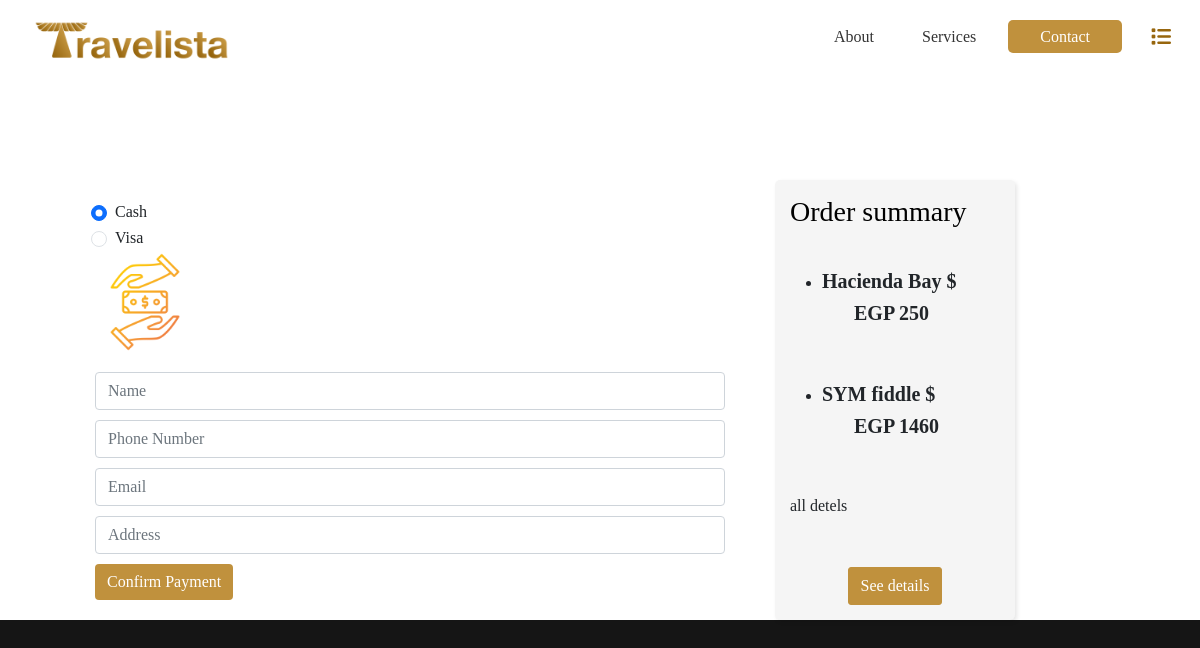
Page /checkout-2.php (signed in) on the committed database.
### tables this page shows
CREATE TABLE `cart` (
  `id` int(11) NOT NULL,
  `product_id` int(11) NOT NULL,
  `quantity` int(11) NOT NULL
);

CREATE TABLE `products` (
  `id` int(11) NOT NULL,
  `name` varchar(255) NOT NULL,
  `description` text NOT NULL,
  `price` decimal(10,0) NOT NULL,
  `image` varchar(255) NOT NULL,
  `category` varchar(255) NOT NULL,
  `about` varchar(500) NOT NULL
);

### checkout-2.php (the view, shortened to what this page needs)
<?php
require_once ('files/header.php');
require_once ('files/functions.php');
$sql = "SELECT cart.id as cart_id, products.id as product_id, products.name, products.price, products.image
        FROM cart
        INNER JOIN products ON cart.product_id = products.id";
$result = $conn->query($sql);
$items = [];
while ($row = $result->fetch_assoc()) {
    $row['total'] = $row['price'];
    $items[] = $row;
}
?>
<link rel="stylesheet" href="css/style3.css">
<section class="allp">
    <div class="container-fluid">
        <div class="row">
            <div class="col-md-8 payment-section">
                <div class="container">
                    <form id="payment-form" method="POST">
                        <div class="form-check">
                            <input class="form-check-input" type="radio" name="paymentMethod" id="cash" value="cash"
                                checked>
                            <label class="form-check-label" for="cash">Cash</label>
                        </div>
                        <div class="form-check">
                            <input class="form-check-input" type="radio" name="paymentMethod" id="visa" value="visa">
                            <label class="form-check-label" for="visa">Visa</label>
                        </div>
                        <div id="cash-fields" class="payment-fields">
                            <img src="images/cash.png" alt="Cash Image">
                            <input type="text" class="form-control" placeholder="Name">
                            <input type="text" class="form-control" placeholder="Phone Number">
                            <input type="email" class="form-control" placeholder="Email">
                            <input type="text" class="form-control" placeholder="Address">
                        </div>
                        <button type="submit" id="remove-item" class="btn btn-primary confirm-button">Confirm Payment</button>
                    </form>
                </div>
            </div>
            <div class="col-md-3">
                <div class="summary mb-4">
                    <h3 class="custom-heading">Order summary</h3>
                    <?php foreach ($items as $row): ?>
                        <ul>
                            <li>
                                <h5><b><?php echo htmlspecialchars($row['name']); ?> $</b></h5>
                                <ul>
                                    <h5><b>EGP <?php echo htmlspecialchars($row['price']); ?> </b></h5>
                                </ul>
                            </li>
                        </ul>
                    <?php endforeach; ?>
                    <p>all detels</p>
                    <a href="cart.php" class="btn custom-btn">See details</a>
                </div>
            </div>
        </div>
</section>
</body>
</html>

### css/style.css (style rules this page uses)
* { font-family:'Handvetica Neue Regular'; }
:root { --primary-color: #c0913d; --primary-color-dark: #97660e; --secondary-color: #ffffff; --text-color: #333333; --white: #ffffff; --max-width: 1200px; --swiper-pagination-color: #cc9933; }
.btn-primary { background-color: var(--primary-color); border-color: var(--primary-color); }

### css/header.css (style rules this page uses)
:root { --primary-color: #c0913d; --primary-color-dark: #97660e; --secondary-color: #ffffff; --text-color: #333333; --white: #ffffff; --max-width: 1200px; --swiper-pagination-color: #cc9933; }
* { font-family:'Handvetica Neue Regular'; }

### css/stars.css (style rules this page uses)
:root { --background-color: #151515; --on-color: #ffc107; --off-color: #666; background-color: var(--background-color); }

### css/style3.css (style rules this page uses)
section { width: 90%; margin-top: 100px; margin-left: 40px; }
.payment-section { background-color: #fff; padding: 20px; padding-left: 40px; }
.payment-fields img { width: 100px; height: 100px; object-fit: cover; margin-bottom: 20px; }
.payment-fields input { margin-bottom: 10px; }
.confirm-button { border: #c0913d; background-color: #c0913d; color: #fff; }
.summary { background-color: #f5f5f5; border-radius: 5px; box-shadow: 2px 2px 4px rgba(0, 0, 0, 0.1); padding: 15px; display: flex; flex-direction: column; height: 100%; justify-content: space-between; }
.custom-heading { color: #000000; }
.custom-btn { background-color: #c0913d; border-color: #c0913d; color: #ffffff; border-radius: 3px; align-self: center; }

### rows in the picture
cart: product.name "Hacienda Bay", product.price "250"
cart: product.name "SYM fiddle", product.price "1460"

### other values in the picture
$languages['About'] "About"
